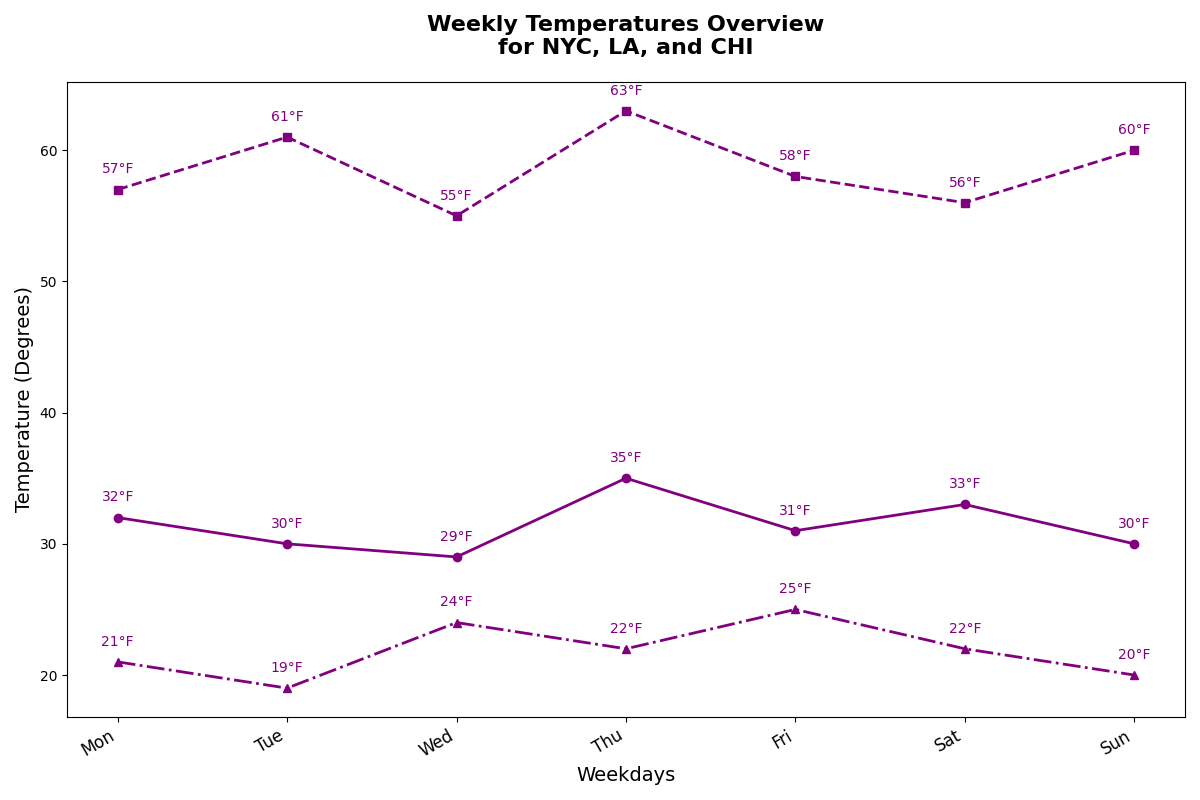

Generate this figure with Python:
import matplotlib.pyplot as plt
import numpy as np

days = ['Monday', 'Tuesday', 'Wednesday', 'Thursday', 'Friday', 'Saturday', 'Sunday']

temperatures_ny = [32, 30, 29, 35, 31, 33, 30]
temperatures_la = [57, 61, 55, 63, 58, 56, 60]
temperatures_chicago = [21, 19, 24, 22, 25, 22, 20]

fig, ax = plt.subplots(figsize=(12, 8))

color = 'purple'

ax.plot(days, temperatures_ny, marker='o', linestyle='-', color=color, linewidth=2, markersize=6)
ax.plot(days, temperatures_la, marker='s', linestyle='--', color=color, linewidth=2, markersize=6)
ax.plot(days, temperatures_chicago, marker='^', linestyle='-.', color=color, linewidth=2, markersize=6)

for i in range(len(days)):
    ax.text(i, temperatures_ny[i] + 1, f'{temperatures_ny[i]}°F', ha='center', va='bottom', fontsize=10, color=color)
    ax.text(i, temperatures_la[i] + 1, f'{temperatures_la[i]}°F', ha='center', va='bottom', fontsize=10, color=color)
    ax.text(i, temperatures_chicago[i] + 1, f'{temperatures_chicago[i]}°F', ha='center', va='bottom', fontsize=10, color=color)

ax.set_title('Weekly Temperatures Overview\nfor NYC, LA, and CHI', fontsize=16, fontweight='bold', pad=20)
ax.set_xlabel('Weekdays', fontsize=14)
ax.set_ylabel('Temperature (Degrees)', fontsize=14)

ax.set_xticks(np.arange(len(days)))
ax.set_xticklabels(['Mon', 'Tue', 'Wed', 'Thu', 'Fri', 'Sat', 'Sun'], fontsize=12, rotation=30, ha='right')

plt.tight_layout()
plt.show()
